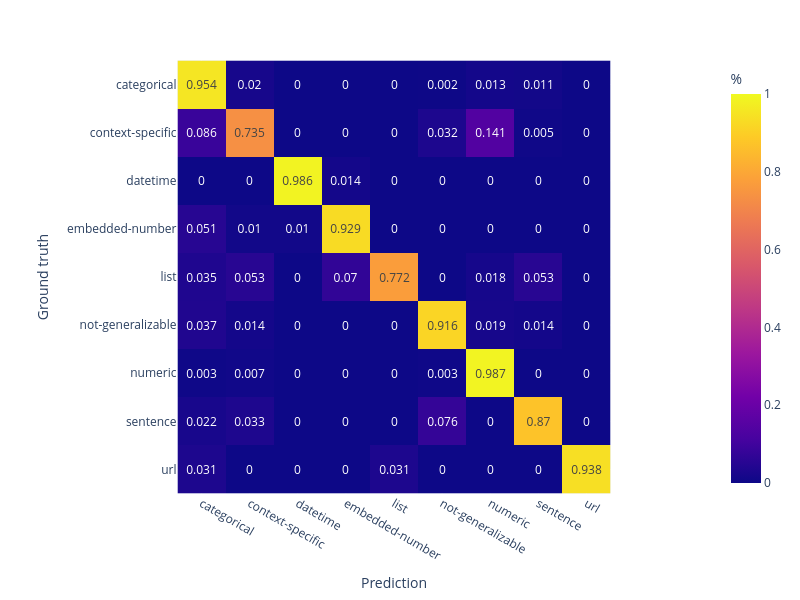

Notebook cell for this chart:
### Code cell
metrics.model_performance(y_test, pred_test, class_map, decimal_places=3, class_average='macro')
metrics.binary_metrics(y_test, pred_test, class_map, decimal_places=3)
metrics.plot_heatmap(y_test, pred_test, class_map, decimal_places=3)

### Figure 1 — Plotly figure (JSON) as saved in the notebook; plotly's stock layout.template omitted (floating-point values rounded to 4 significant figures)
{"data": [{"coloraxis": "coloraxis", "hovertemplate": "Prediction: %{x}<br>Ground truth: %{y}<br>%: %{z}<extra></extra>", "name": "0", "texttemplate": "%{z}", "type": "heatmap", "x": ["categorical", "context-specific", "datetime", "embedded-number", "list", "not-generalizable", "numeric", "sentence", "url"], "xaxis": "x", "y": ["categorical", "context-specific", "datetime", "embedded-number", "list", "not-generalizable", "numeric", "sentence", "url"], "yaxis": "y", "z": [[0.954, 0.02, 0.0, 0.0, 0.0, 0.002, 0.013, 0.011, 0.0], [0.086, 0.735, 0.0, 0.0, 0.0, 0.032, 0.141, 0.005, 0.0], [0.0, 0.0, 0.986, 0.014, 0.0, 0.0, 0.0, 0.0, 0.0], [0.051, 0.01, 0.01, 0.929, 0.0, 0.0, 0.0, 0.0, 0.0], [0.035, 0.053, 0.0, 0.07, 0.772, 0.0, 0.018, 0.053, 0.0], [0.037, 0.014, 0.0, 0.0, 0.0, 0.916, 0.019, 0.014, 0.0], [0.003, 0.007, 0.0, 0.0, 0.0, 0.003, 0.987, 0.0, 0.0], [0.022, 0.033, 0.0, 0.0, 0.0, 0.076, 0.0, 0.87, 0.0], [0.031, 0.0, 0.0, 0.0, 0.031, 0.0, 0.0, 0.0, 0.938]]}], "layout": {"coloraxis": {"cmax": 1, "cmin": 0, "colorbar": {"title": {"text": "%"}}, "colorscale": [[0, "#0d0887"], [0.1111, "#46039f"], [0.2222, "#7201a8"], [0.3333, "#9c179e"], [0.4444, "#bd3786"], [0.5556, "#d8576b"], [0.6667, "#ed7953"], [0.7778, "#fb9f3a"], [0.8889, "#fdca26"], [1, "#f0f921"]]}, "height": 600, "margin": {"t": 60}, "width": 800, "xaxis": {"anchor": "y", "constrain": "domain", "domain": [0, 1], "scaleanchor": "y", "title": {"text": "Prediction"}}, "yaxis": {"anchor": "x", "autorange": "reversed", "constrain": "domain", "domain": [0, 1], "title": {"text": "Ground truth"}}}}
